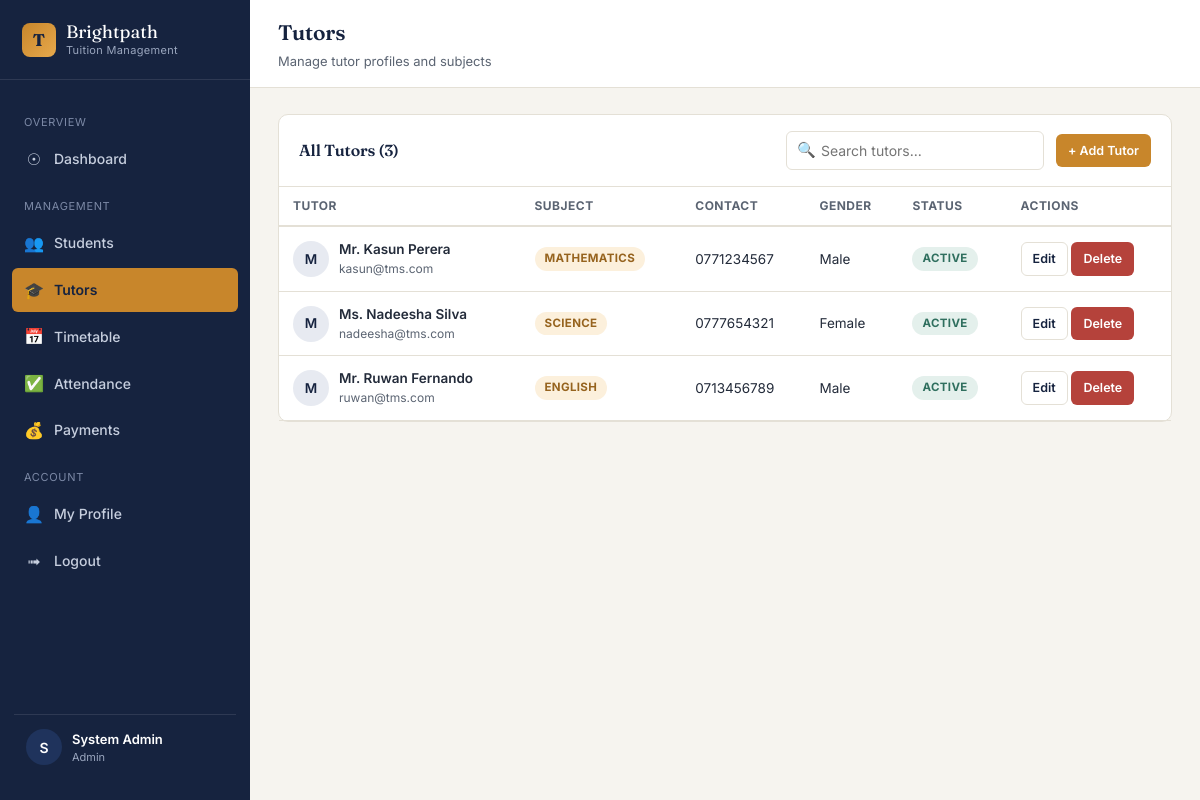
/admin/tutors.php (signed in), run on the app's committed database.
### tables this page shows
CREATE TABLE `tutors` (
  `tutor_id` INT AUTO_INCREMENT PRIMARY KEY,
  `name` VARCHAR(100) NOT NULL,
  `email` VARCHAR(150) NOT NULL UNIQUE,
  `password` VARCHAR(255) NOT NULL,
  `subject` VARCHAR(100) NOT NULL,
  `gender` ENUM('Male','Female','Other') DEFAULT 'Other',
  `phone` VARCHAR(20) DEFAULT NULL,
  `photo_path` VARCHAR(255) DEFAULT NULL,
  `status` ENUM('Active','Inactive') DEFAULT 'Active',
  `created_at` TIMESTAMP DEFAULT CURRENT_TIMESTAMP
);

### classes/Database.php (called while the page is built, shortened)
<?php
class Database
{
    private static ?Database $instance = null;
    private PDO $connection;
    private function __construct()
    {
        $dsn = "mysql:host=" . DB_HOST . ";dbname=" . DB_NAME . ";charset=" . DB_CHARSET;
        $options = [
            PDO::ATTR_ERRMODE            => PDO::ERRMODE_EXCEPTION,
            PDO::ATTR_DEFAULT_FETCH_MODE => PDO::FETCH_ASSOC,
            PDO::ATTR_EMULATE_PREPARES   => false,
        ];
        try {
            $this->connection = new PDO($dsn, DB_USER, DB_PASS, $options);
        } catch (PDOException $e) {
            die("Database Connection Failed: " . htmlspecialchars($e->getMessage()));
        }
    }
    public static function getInstance(): Database
    {
        if (self::$instance === null) {
            self::$instance = new Database();
        }
        return self::$instance;
    }
    public function select(string $sql, array $params = []): array
    {
        $stmt = $this->connection->prepare($sql);
        $stmt->execute($params);
        return $stmt->fetchAll();
    }
}

### classes/Validator.php (called while the page is built, shortened)
<?php
class Validator
{
    public static function clean(string $value): string
    {
        return htmlspecialchars(trim($value), ENT_QUOTES, 'UTF-8');
    }
}

### classes/User.php (called while the page is built, shortened)
<?php
require_once __DIR__ . '/Database.php';
abstract class User
{
    public function __construct()
    {
        $this->db = Database::getInstance();
    }
}

### classes/Tutor.php (called while the page is built, shortened)
<?php
require_once __DIR__ . '/User.php';
class Tutor extends User
{
    public function all(string $search = ''): array
    {
        return $this->db->select("SELECT * FROM tutors ORDER BY created_at DESC");
    }
}

### includes/init.php (called while the page is built, shortened)
<?php
require_once __DIR__ . '/../config/database.php';
require_once __DIR__ . '/../classes/Database.php';
require_once __DIR__ . '/../classes/Validator.php';
require_once __DIR__ . '/../classes/User.php';
require_once __DIR__ . '/../classes/Tutor.php';
function e(string $value): string
{
    return htmlspecialchars($value, ENT_QUOTES, 'UTF-8');
}

### admin/tutors.php (the view, shortened to what this page needs)
<?php
require_once __DIR__ . '/../includes/init.php';
$tutorModel = new Tutor();
$search = Validator::clean($_GET['q'] ?? '');
$tutors = $tutorModel->all($search);
require_once __DIR__ . '/../includes/dashboard_header.php';
?>
<div class="panel">
  <div class="panel-header">
    <h3>All Tutors (<?= count($tutors) ?>)</h3>
    <div class="flex-between">
      <form method="GET" action="tutors.php" class="search-box">
        <span class="ic">&#128269;</span>
        <input type="text" name="q" value="<?= e($search) ?>" placeholder="Search tutors...">
      </form>
      <a href="tutors.php?action=add" class="btn btn-brass btn-sm">+ Add Tutor</a>
    </div>
  </div>
  <div class="table-wrap">
    <table>
      <thead><tr><th>Tutor</th><th>Subject</th><th>Contact</th><th>Gender</th><th>Status</th><th>Actions</th></tr></thead>
      <tbody>
        <?php foreach ($tutors as $t): ?>
          <tr>
            <td>
              <div style="display:flex; align-items:center; gap:10px;">
                <div class="avatar-sm" style="display:flex;align-items:center;justify-content:center;font-weight:600;color:var(--ink);">
                  <?php if (!empty($t['photo_path'])): ?><img class="avatar-sm" src="../<?= e($t['photo_path']) ?>" alt=""><?php else: ?><?= e(strtoupper(substr($t['name'],0,1))) ?><?php endif; ?>
                </div>
                <div>
                  <div style="font-weight:600;"><?= e($t['name']) ?></div>
                  <div class="text-soft" style="font-size:12px;"><?= e($t['email']) ?></div>
                </div>
              </div>
            </td>
            <td><span class="badge badge-brass"><?= e($t['subject']) ?></span></td>
            <td><?= e($t['phone'] ?: '-') ?></td>
            <td><?= e($t['gender']) ?></td>
            <td><span class="badge <?= $t['status'] === 'Active' ? 'badge-teal' : 'badge-rose' ?>"><?= e($t['status']) ?></span></td>
            <td>
              <a href="tutors.php?action=edit&id=<?= $t['tutor_id'] ?>" class="btn btn-outline btn-sm">Edit</a>
              <a href="tutors.php?action=delete&id=<?= $t['tutor_id'] ?>" class="btn btn-danger btn-sm" data-confirm="Delete this tutor?">Delete</a>
            </td>
          </tr>
        <?php endforeach; ?>
      </tbody>
    </table>
  </div>
</div>
<?php require_once __DIR__ . '/../includes/dashboard_footer.php'; ?>

### assets/css/style.css (style rules this page uses)
:root { --ink: #16233F; --ink-2: #1F335C; --brass: #C8862B; --brass-light: #E7A94C; --teal: #2F6F5E; --teal-light: #E4F0EC; --rose: #B5423B; --rose-light: #FBE8E6; --amber-light: #FCF0DC; --paper: #F6F4EF; --surface: #FFFFFF; --line: #E4E0D6; --text: #232B3A; --text-soft: #5B6472; --radius: 10px; --radius-sm: 6px; --shadow: 0 2px 10px rgba(22, 35, 63, 0.06); }
* { box-sizing: border-box; }
html, body { margin: 0; padding: 0; background: var(--paper); color: var(--text); font-family: 'Inter', -apple-system, BlinkMacSystemFont, sans-serif; font-size: 15px; line-height: 1.55; }
h1, h2, h3, h4, .brand-font { font-family: 'Fraunces', Georgia, serif; font-weight: 600; color: var(--ink); letter-spacing: -0.01em; margin: 0 0 0.4em 0; }
a { color: var(--ink-2); text-decoration: none; }
.panel { background: var(--surface); border: 1px solid var(--line); border-radius: var(--radius); margin-bottom: 22px; }
.panel-header { padding: 16px 20px; border-bottom: 1px solid var(--line); display: flex; align-items: center; justify-content: space-between; gap: 12px; flex-wrap: wrap; }
.panel-header h3 { font-size: 16px; margin: 0; }
.btn { display: inline-flex; align-items: center; gap: 6px; padding: 9px 16px; border-radius: var(--radius-sm); border: 1px solid transparent; font-size: 13.5px; font-weight: 600; cursor: pointer; font-family: 'Inter', sans-serif; transition: transform 0.06s ease, background 0.15s ease, box-shadow .15s ease; }
.btn-brass { background: var(--brass); color: #fff; }
.btn-outline { background: transparent; border-color: var(--line); color: var(--ink); }
.btn-danger { background: var(--rose); color: #fff; }
.btn-sm { padding: 6px 11px; font-size: 12.5px; }
input[type="text"], input[type="email"], input[type="password"], input[type="date"], input[type="time"], input[type="number"], input[type="tel"], input[type="file"], select, textarea { width: 100%; padding: 10px 12px; border: 1px solid var(--line); border-radius: var(--radius-sm); font-size: 14px; font-family: 'Inter', sans-serif; color: var(--text); background: #fff; transition: border-color .15s ease, box-shadow .15s ease; }
table { width: 100%; border-collapse: collapse; font-size: 13.5px; }
thead th { text-align: left; font-size: 12px; text-transform: uppercase; letter-spacing: 0.04em; color: var(--text-soft); padding: 10px 14px; border-bottom: 2px solid var(--line); font-weight: 700; }
tbody td { padding: 12px 14px; border-bottom: 1px solid var(--line); vertical-align: middle; }
.table-wrap { overflow-x: auto; }
.badge { display: inline-flex; align-items: center; gap: 4px; padding: 3px 10px; border-radius: 999px; font-size: 11.5px; font-weight: 700; text-transform: uppercase; letter-spacing: 0.03em; }
.badge-teal { background: var(--teal-light); color: var(--teal); }
.badge-brass { background: var(--amber-light); color: #96631E; }
.avatar-sm { width: 36px; height: 36px; border-radius: 50%; object-fit: cover; background: #E7EAF1; }
.flex-between { display: flex; align-items: center; justify-content: space-between; gap: 12px; flex-wrap: wrap; }
.text-soft { color: var(--text-soft); }
.search-box { position: relative; }
.search-box input { padding-left: 34px; }
.search-box .ic { position: absolute; left: 11px; top: 50%; transform: translateY(-50%); color: var(--text-soft); }

### data on the page
tutors: name "M", name "Mr. Kasun Perera", email "kasun@tms.com", subject "MATHEMATICS", phone "0771234567", gender "Male", status "ACTIVE"
tutors: name "M", name "Ms. Nadeesha Silva", email "nadeesha@tms.com", subject "SCIENCE", phone "0777654321", gender "Female", status "ACTIVE"
tutors: name "M", name "Mr. Ruwan Fernando", email "ruwan@tms.com", subject "ENGLISH", phone "0713456789", gender "Male", status "ACTIVE"

### other printed values
substr($_SESSION['user_name'] ?? 'U', 0, 1) "S"
$_SESSION['user_name'] "System Admin"
$role "Admin"
$pageTitle "Tutors"
$pageSubtitle "Manage tutor profiles and subjects"
count($tutors) "3"
